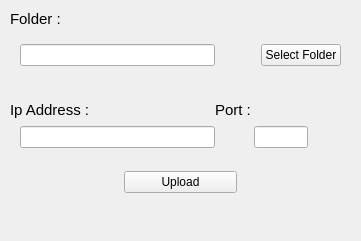
<ui version="4.0">
 <author/>
 <comment/>
 <exportmacro/>
 <class>DiapoWindow</class>
 <widget name="DiapoWindow" class="QMainWindow">
  <property name="geometry">
   <rect>
    <x>0</x>
    <y>0</y>
    <width>361</width>
    <height>241</height>
   </rect>
  </property>
  <property name="windowTitle">
   <string>Mode Diapo</string>
  </property>
  <widget class="QWidget" name="centralwidget">
   <widget class="QWidget" name="verticalLayoutWidget">
    <property name="geometry">
     <rect>
      <x>0</x>
      <y>0</y>
      <width>361</width>
      <height>241</height>
     </rect>
    </property>
    <layout class="QVBoxLayout" name="verticalLayout">
     <property name="leftMargin">
      <number>10</number>
     </property>
     <property name="topMargin">
      <number>10</number>
     </property>
     <property name="rightMargin">
      <number>10</number>
     </property>
     <property name="bottomMargin">
      <number>10</number>
     </property>
     <item>
      <widget class="QLabel" name="label_2">
       <property name="font">
        <font>
         <pointsize>11</pointsize>
        </font>
       </property>
       <property name="text">
        <string>Folder : </string>
       </property>
      </widget>
     </item>
     <item>
      <layout class="QHBoxLayout" name="horizontalLayout">
       <property name="leftMargin">
        <number>10</number>
       </property>
       <property name="topMargin">
        <number>10</number>
       </property>
       <property name="rightMargin">
        <number>10</number>
       </property>
       <property name="bottomMargin">
        <number>10</number>
       </property>
       <item>
        <widget class="QLineEdit" name="_folderName"/>
       </item>
       <item>
        <spacer name="horizontalSpacer_3">
         <property name="orientation">
          <enum>Qt::Horizontal</enum>
         </property>
         <property name="sizeType">
          <enum>QSizePolicy::Minimum</enum>
         </property>
         <property name="sizeHint" stdset="0">
          <size>
           <width>40</width>
           <height>20</height>
          </size>
         </property>
        </spacer>
       </item>
       <item>
        <widget class="QPushButton" name="_selectFolder">
         <property name="sizePolicy">
          <sizepolicy hsizetype="Minimum" vsizetype="Expanding">
           <horstretch>0</horstretch>
           <verstretch>0</verstretch>
          </sizepolicy>
         </property>
         <property name="text">
          <string>Select Folder</string>
         </property>
        </widget>
       </item>
      </layout>
     </item>
     <item>
      <spacer name="verticalSpacer">
       <property name="orientation">
        <enum>Qt::Vertical</enum>
       </property>
       <property name="sizeHint" stdset="0">
        <size>
         <width>20</width>
         <height>40</height>
        </size>
       </property>
      </spacer>
     </item>
     <item>
      <layout class="QHBoxLayout" name="horizontalLayout_4">
       <item>
        <widget class="QLabel" name="label">
         <property name="font">
          <font>
           <pointsize>11</pointsize>
          </font>
         </property>
         <property name="text">
          <string>Ip Address :</string>
         </property>
        </widget>
       </item>
       <item>
        <spacer name="horizontalSpacer_6">
         <property name="orientation">
          <enum>Qt::Horizontal</enum>
         </property>
         <property name="sizeHint" stdset="0">
          <size>
           <width>40</width>
           <height>20</height>
          </size>
         </property>
        </spacer>
       </item>
       <item>
        <widget class="QLabel" name="label_3">
         <property name="font">
          <font>
           <pointsize>11</pointsize>
          </font>
         </property>
         <property name="text">
          <string>Port :                        </string>
         </property>
        </widget>
       </item>
      </layout>
     </item>
     <item>
      <layout class="QHBoxLayout" name="horizontalLayout_3">
       <property name="leftMargin">
        <number>10</number>
       </property>
       <property name="rightMargin">
        <number>10</number>
       </property>
       <item>
        <widget class="QLineEdit" name="_ipAddress">
         <property name="sizePolicy">
          <sizepolicy hsizetype="Fixed" vsizetype="Fixed">
           <horstretch>0</horstretch>
           <verstretch>0</verstretch>
          </sizepolicy>
         </property>
         <property name="minimumSize">
          <size>
           <width>195</width>
           <height>0</height>
          </size>
         </property>
        </widget>
       </item>
       <item>
        <spacer name="horizontalSpacer_5">
         <property name="orientation">
          <enum>Qt::Horizontal</enum>
         </property>
         <property name="sizeHint" stdset="0">
          <size>
           <width>40</width>
           <height>20</height>
          </size>
         </property>
        </spacer>
       </item>
       <item>
        <widget class="QLineEdit" name="_port">
         <property name="sizePolicy">
          <sizepolicy hsizetype="Fixed" vsizetype="Fixed">
           <horstretch>0</horstretch>
           <verstretch>0</verstretch>
          </sizepolicy>
         </property>
         <property name="minimumSize">
          <size>
           <width>30</width>
           <height>0</height>
          </size>
         </property>
         <property name="maximumSize">
          <size>
           <width>60</width>
           <height>16777215</height>
          </size>
         </property>
        </widget>
       </item>
       <item>
        <spacer name="horizontalSpacer_4">
         <property name="orientation">
          <enum>Qt::Horizontal</enum>
         </property>
         <property name="sizeHint" stdset="0">
          <size>
           <width>40</width>
           <height>20</height>
          </size>
         </property>
        </spacer>
       </item>
      </layout>
     </item>
     <item>
      <spacer name="verticalSpacer_5">
       <property name="orientation">
        <enum>Qt::Vertical</enum>
       </property>
       <property name="sizeHint" stdset="0">
        <size>
         <width>20</width>
         <height>40</height>
        </size>
       </property>
      </spacer>
     </item>
     <item>
      <layout class="QHBoxLayout" name="horizontalLayout_2">
       <item>
        <spacer name="horizontalSpacer">
         <property name="orientation">
          <enum>Qt::Horizontal</enum>
         </property>
         <property name="sizeHint" stdset="0">
          <size>
           <width>40</width>
           <height>20</height>
          </size>
         </property>
        </spacer>
       </item>
       <item>
        <widget class="QPushButton" name="_upload">
         <property name="sizePolicy">
          <sizepolicy hsizetype="Expanding" vsizetype="Expanding">
           <horstretch>0</horstretch>
           <verstretch>0</verstretch>
          </sizepolicy>
         </property>
         <property name="text">
          <string>Upload</string>
         </property>
        </widget>
       </item>
       <item>
        <spacer name="horizontalSpacer_2">
         <property name="orientation">
          <enum>Qt::Horizontal</enum>
         </property>
         <property name="sizeHint" stdset="0">
          <size>
           <width>40</width>
           <height>20</height>
          </size>
         </property>
        </spacer>
       </item>
      </layout>
     </item>
     <item>
      <spacer name="verticalSpacer_4">
       <property name="orientation">
        <enum>Qt::Vertical</enum>
       </property>
       <property name="sizeHint" stdset="0">
        <size>
         <width>20</width>
         <height>40</height>
        </size>
       </property>
      </spacer>
     </item>
     <item>
      <widget class="QLabel" name="_label">
       <property name="text">
        <string/>
       </property>
       <property name="alignment">
        <set>Qt::AlignCenter</set>
       </property>
      </widget>
     </item>
    </layout>
   </widget>
  </widget>
 </widget>
 <resources/>
 <connections/>
</ui>
